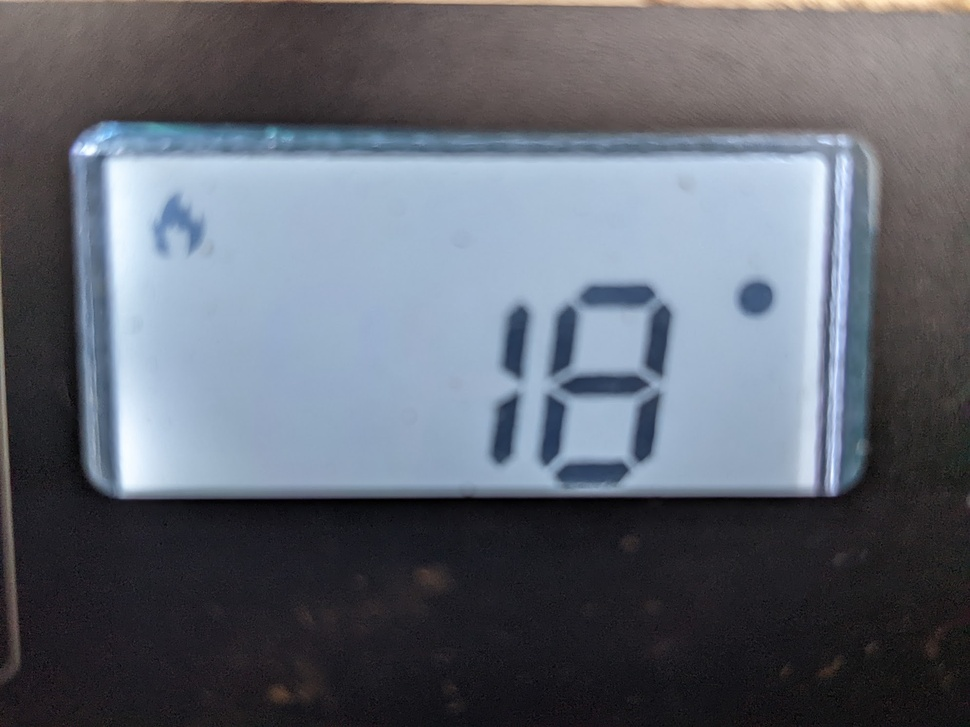
#> input picture assets/images/LCD_heating_18.jpeg, 970 x 727 px, shrunk from 1990 x 1492 before the run
$ jupyter execute --allow-errors 'Pentair Heater LCD Image Processing.ipynb'
#> lines starting #> are read from the running program, lines starting #| are printed output that depends on the picture; after the words box and inside, x2 and y2 are one past the last pixel; in counts of white or black regions, pixels touching at a corner belong together; long printed decimals are rounded
## Dependencies

1. Install following (if not already available in docker container)

```
apt-get install ffmpeg libsm6 libxext6  -y
```

2. Install python wrapper

```
pip install opencv-contrib-python
```

3. Install OCR package

```
apt install tesseract-ocr
pip install pytesserat
```

4. Install 7 segment trained data

```
git clone https://github.com/Shreeshrii/tessdata_ssd
cp tessdata_ssd/7seg.traineddata /usr/share/tesseract-ocr/4.00/tessdata
cp tessdata_ssd/ssd.traineddata /usr/share/tesseract-ocr/4.00/tessdata
cp tessdata_ssd/ssd_int.traineddata /usr/share/tesseract-ocr/4.00/tessdata
```

[cell 1]
import cv2
import numpy as np
import pytesseract

from matplotlib import pyplot as plt # this lets you draw inline pictures in the notebooks
import pylab # this allows you to control figure size
pylab.rcParams['figure.figsize'] = (8.0, 6.0) # this controls figure size in the notebook

[cell 2]
# Load an image using 'imread' specifying the path to image
input_image = cv2.imread('./assets/images/LCD_heating_18.jpeg')
#> input_image is the input picture: shape (727, 970, 3); mean B, G, R 112.8, 102.2, 96.8

plt.imshow(input_image)

gray = cv2.cvtColor(input_image, cv2.COLOR_BGR2HSV)
#> gray: shape (727, 970, 3); mean H, S, V 97, 45.4, 115.6
edges = cv2.Canny(gray, 120, 200)
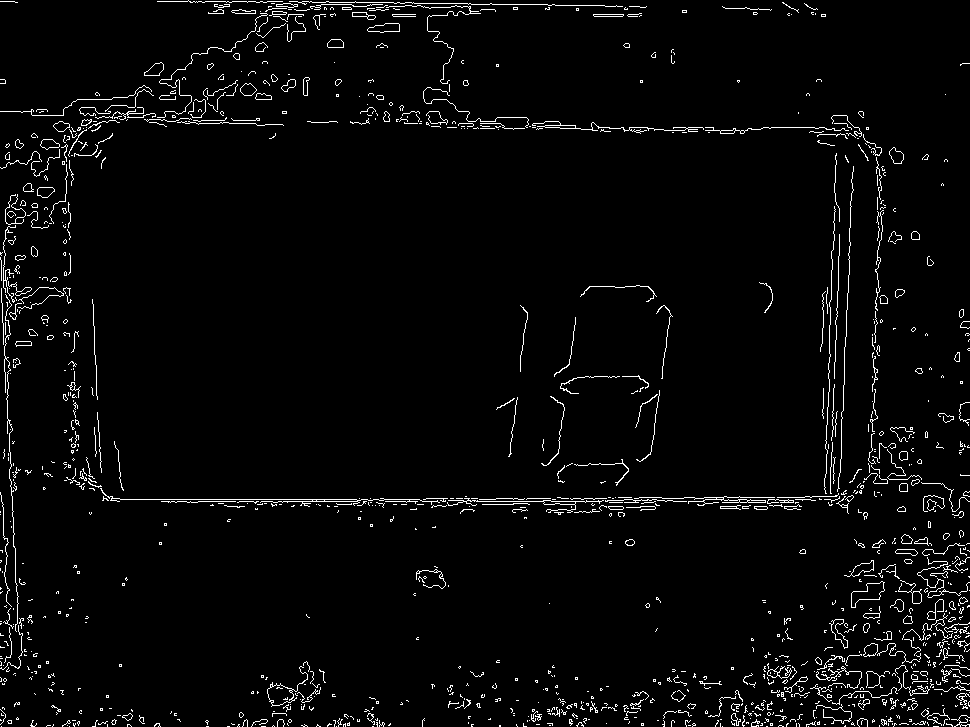
#> edges: shape (727, 970); 3.1% white in thin lines or dots
plt.imshow(edges)
lines = cv2.HoughLinesP(edges, 1, np.pi/180, 150, minLineLength=10, maxLineGap=250)
#> lines = 17 rows, first 6: [1, 499, 966, 499], [1, 501, 969, 501], [302, 1, 814, 9], [1, 500, 967, 500], [82, 120, 863, 134], [1, 498, 965, 498]

# Draw lines on the image
for line in lines:
    x1, y1, x2, y2 = line[0]
    cv2.line(input_image, (x1, y1), (x2, y2), (255, 0, 0), 3)
#> this loop made 17 passes
#> (x1, y1, x2, y2) on passes 1 to 12: (1, 499, 966, 499), (1, 501, 969, 501), (302, 1, 814, 9), (1, 500, 967, 500), (82, 120, 863, 134), (1, 498, 965, 498), (95, 117, 860, 131), (817, 705, 838, 115), (823, 706, 843, 115), (1, 293, 20, 665), (2, 502, 959, 502), (557, 497, 964, 497)
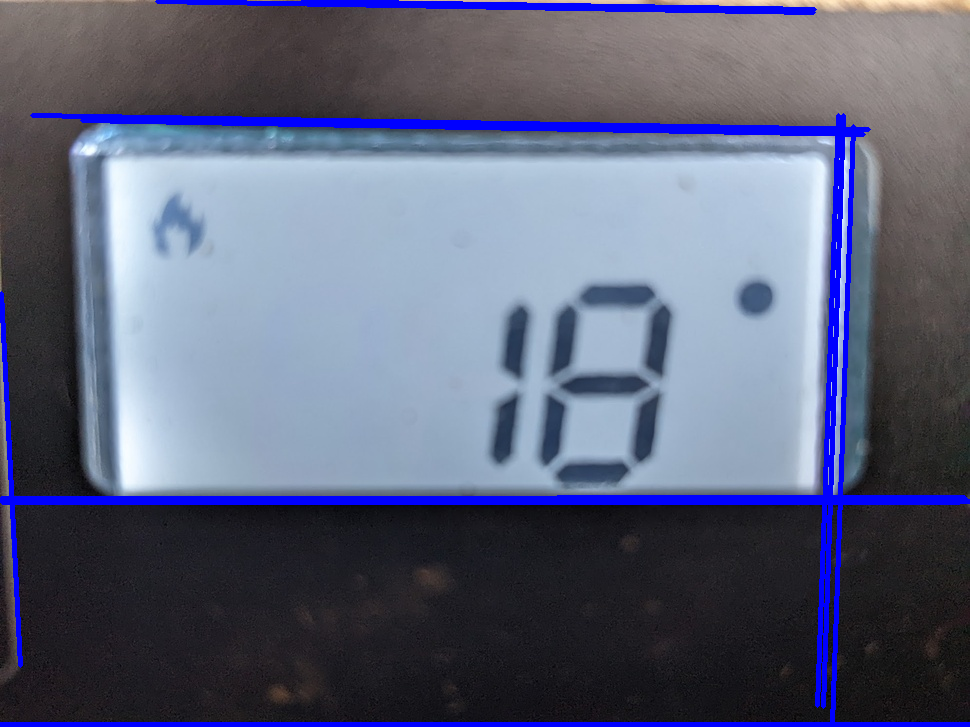
#> input_image: shape (727, 970, 3); 5.23% of pixels changed, all inside (x1, y1, x2, y2) = (0, 0, 970, 727)

plt.imshow(input_image, cmap='gray')

hori = np.concatenate((input_image, gray), axis=1)
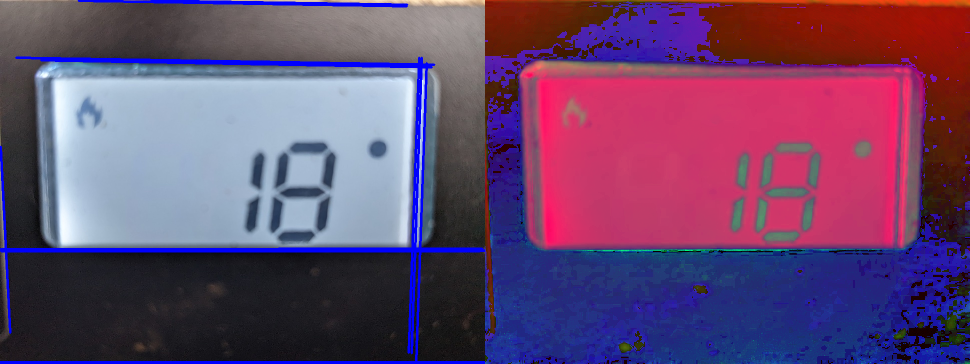
#> hori: shape (727, 1940, 3) (shown at 1/2 size); mean B, G, R 109.6, 72, 104.3
plt.imshow(hori, cmap='gray')
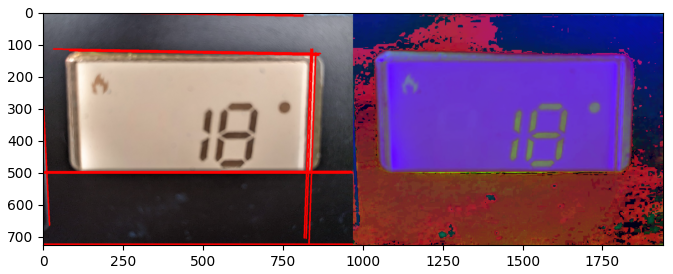
#> figure drawn by matplotlib, 1 panel; B, G, R data is drawn as R, G, B

[cell 3]
is_normalized = False

# Load an image using 'imread' specifying the path to image
image = cv2.imread('./assets/images/LCD_heating_18.jpeg')

# Set total number of bins in the histogram
bins_num = 256

# Get the image histogram
hist, bin_edges = np.histogram(image, bins=bins_num)
#> hist = 256 values, max 41912 at index 30, min 323 at index 0, mean 8263.9; bin_edges = 257 values from 0 to 255

# Get normalized histogram if it is required
if is_normalized:
    hist = np.divide(hist.ravel(), hist.max())

# Calculate centers of bins
bin_mids = (bin_edges[:-1] + bin_edges[1:]) / 2.
#> bin_mids = 256 values from 0.498 to 254.5

# Iterate over all thresholds (indices) and get the probabilities w1(t), w2(t)
weight1 = np.cumsum(hist)
#> weight1 = 256 values from 323 to 2115570
weight2 = np.cumsum(hist[::-1])[::-1]
#> weight2 = 256 values, max 2115570 at index 0, min 1687 at index 255, mean 867215.4

# Get the class means mu0(t)
mean1 = np.cumsum(hist * bin_mids) / weight1
#> mean1 = 256 values from 0.498 to 104
# Get the class means mu1(t)
mean2 = (np.cumsum((hist * bin_mids)[::-1]) / weight2[::-1])[::-1]
#> mean2 = 256 values from 104 to 254.5

inter_class_variance = weight1[:-1] * weight2[1:] * (mean1[:-1] - mean2[1:]) ** 2
#> inter_class_variance = 255 values, max 1.71e+16 at index 109, min 7.33e+12 at index 0, mean 9.95e+15

# Maximize the inter_class_variance function val
index_of_max_val = np.argmax(inter_class_variance)
#> index_of_max_val = 109

threshold = bin_mids[:-1][index_of_max_val]
#> threshold = 109.1
print("Otsu's algorithm implementation thresholding result: ", threshold)
#| Otsu's algorithm implementation thresholding result:  109.072

[cell 4]
input_image = cv2.imread('./assets/images/LCD_heating_18_segmented.jpeg')
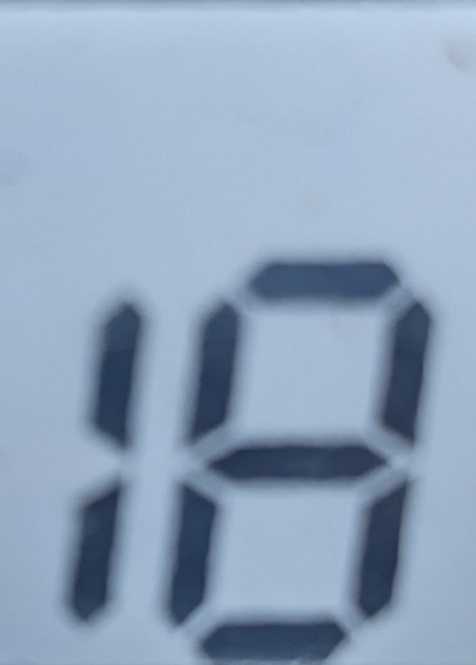
#> input picture assets/images/LCD_heating_18_segmented.jpeg, 476 x 665 px, shrunk from 976 x 1364 before the run
#> input_image is the input picture: shape (665, 476, 3); mean B, G, R 188.2, 164.6, 144.4

plt.imshow(input_image)

# Cvt to hsv
hsv = cv2.cvtColor(input_image, cv2.COLOR_BGR2HSV)
#> hsv: shape (665, 476, 3); mean H, S, V 106.1, 63.9, 188.2

# Get binary-mask
msk = cv2.inRange(hsv, np.array([0, 0, 175]), np.array([179, 255, 255]))
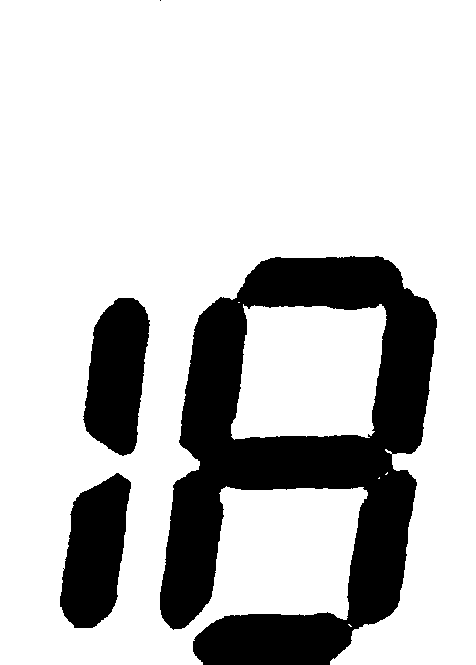
#> msk: shape (665, 476); 78.2% white; 4 black regions (1 under 20 px), largest, box (x1, y1, x2, y2) and area: (160, 256, 437, 665) 53854, (83, 298, 150, 456) 7627, (60, 473, 131, 628) 7622
krn = cv2.getStructuringElement(cv2.MORPH_RECT, (5, 3))
#> krn = [[1, 1, 1, 1, 1], [1, 1, 1, 1, 1], [1, 1, 1, 1, 1]]
dlt = cv2.dilate(msk, krn, iterations=1)
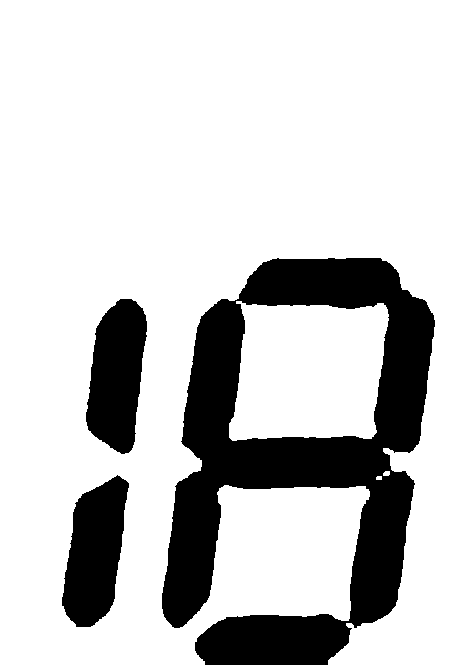
#> dlt: shape (665, 476); 80% white; 3 black regions, box (x1, y1, x2, y2) and area: (162, 258, 435, 665) 49517, (62, 475, 129, 627) 6856, (86, 299, 147, 454) 6850
thr = 255 - cv2.bitwise_and(dlt, msk)

# OCR
#> (the rest of this cell did not finish here and is left out)
